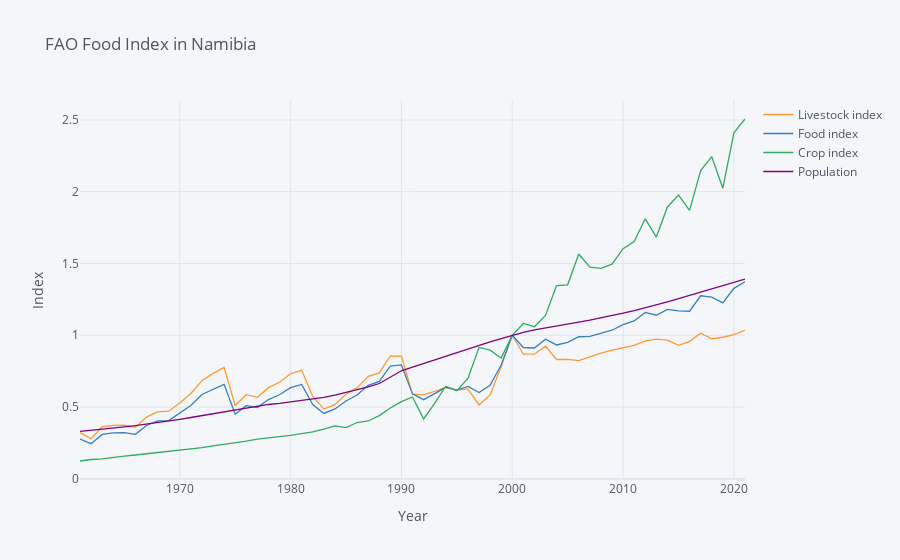

Notebook cell for this chart:
### Code cell
vars = {"AG.PRD.LVSK.XD":"Livestock index",
        "AG.PRD.FOOD.XD":"Food index",
        "AG.PRD.CROP.XD":"Crop index",
        "SP.POP.TOTL":"Population"}

use=["NAM"]

food = fix_date_index(wbdata.get_dataframe(vars, country = use)).dropna()
# Add population back...
Population = food.Population

# Weight indices by population
food = food.filter(regex='index$').multiply(Population,axis=0)

food['Population'] = Population

# No "WLD" or other regions; add up all countries
food = food.groupby('date').sum().replace(0,np.nan).dropna()

food.sort_index(inplace=True)

# Normalize so 2000 = 1
food = food/food.loc[2000,:]

food.iplot(xTitle="Year",yTitle="Index", title="FAO Food Index in Namibia")
